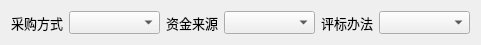
   <widget class="QWidget" name="layoutWidget_9">
    <property name="geometry">
     <rect>
      <x>10</x>
      <y>530</y>
      <width>481</width>
      <height>25</height>
     </rect>
    </property>
    <layout class="QHBoxLayout" name="horizontalLayout_20">
     <item>
      <widget class="QLabel" name="label_18">
       <property name="font">
        <font>
         <pointsize>10</pointsize>
         <bold>false</bold>
         <underline>false</underline>
         <stylestrategy>PreferDefault</stylestrategy>
        </font>
       </property>
       <property name="text">
        <string>采购方式</string>
       </property>
      </widget>
     </item>
     <item>
      <widget class="QComboBox" name="cb_acquisitionMethods">
       <property name="sizePolicy">
        <sizepolicy hsizetype="Expanding" vsizetype="Fixed">
         <horstretch>0</horstretch>
         <verstretch>0</verstretch>
        </sizepolicy>
       </property>
       <property name="font">
        <font>
         <pointsize>10</pointsize>
         <bold>false</bold>
         <underline>false</underline>
         <stylestrategy>PreferDefault</stylestrategy>
        </font>
       </property>
      </widget>
     </item>
     <item>
      <widget class="QLabel" name="label_19">
       <property name="font">
        <font>
         <pointsize>10</pointsize>
         <bold>false</bold>
         <underline>false</underline>
         <stylestrategy>PreferDefault</stylestrategy>
        </font>
       </property>
       <property name="text">
        <string>资金来源</string>
       </property>
      </widget>
     </item>
     <item>
      <widget class="QComboBox" name="cb_capitalSource">
       <property name="sizePolicy">
        <sizepolicy hsizetype="Expanding" vsizetype="Fixed">
         <horstretch>0</horstretch>
         <verstretch>0</verstretch>
        </sizepolicy>
       </property>
       <property name="font">
        <font>
         <pointsize>10</pointsize>
         <bold>false</bold>
         <underline>false</underline>
         <stylestrategy>PreferDefault</stylestrategy>
        </font>
       </property>
      </widget>
     </item>
     <item>
      <widget class="QLabel" name="label_20">
       <property name="font">
        <font>
         <pointsize>10</pointsize>
         <bold>false</bold>
         <underline>false</underline>
         <stylestrategy>PreferDefault</stylestrategy>
        </font>
       </property>
       <property name="text">
        <string>评标办法</string>
       </property>
      </widget>
     </item>
     <item>
      <widget class="QComboBox" name="cb_bidEvaluationMethod">
       <property name="sizePolicy">
        <sizepolicy hsizetype="Expanding" vsizetype="Fixed">
         <horstretch>0</horstretch>
         <verstretch>0</verstretch>
        </sizepolicy>
       </property>
       <property name="font">
        <font>
         <pointsize>10</pointsize>
         <bold>false</bold>
         <underline>false</underline>
         <stylestrategy>PreferDefault</stylestrategy>
        </font>
       </property>
      </widget>
     </item>
    </layout>
   </widget>
